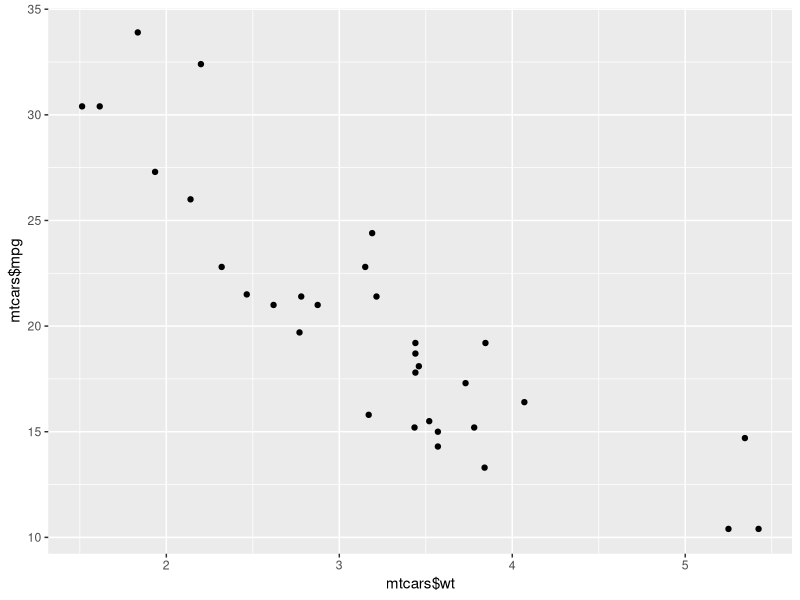
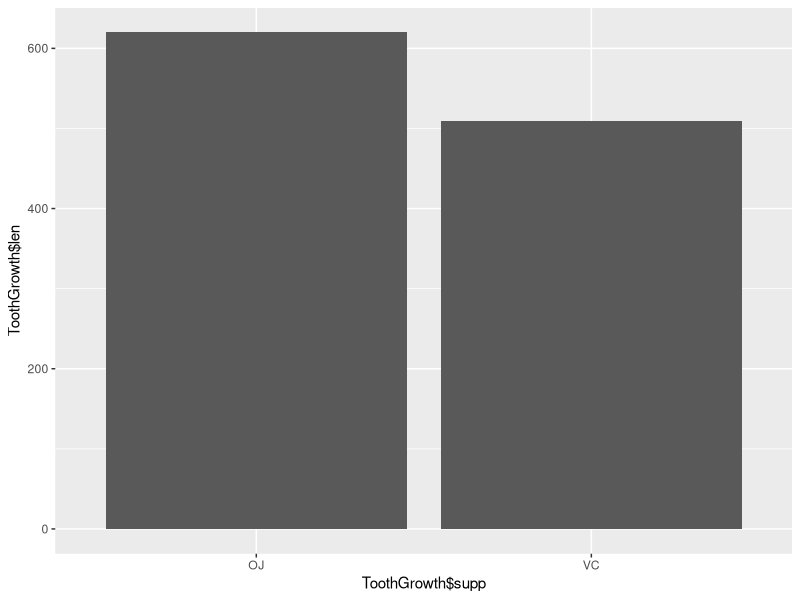
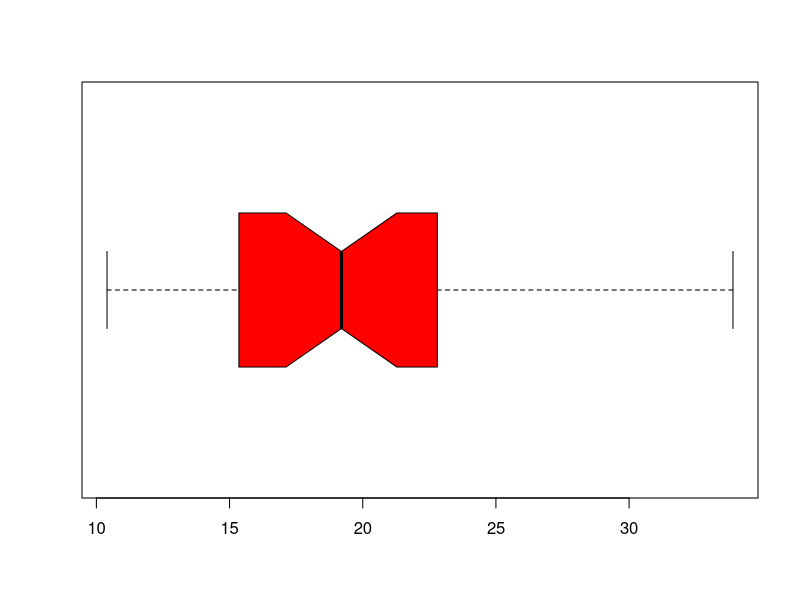
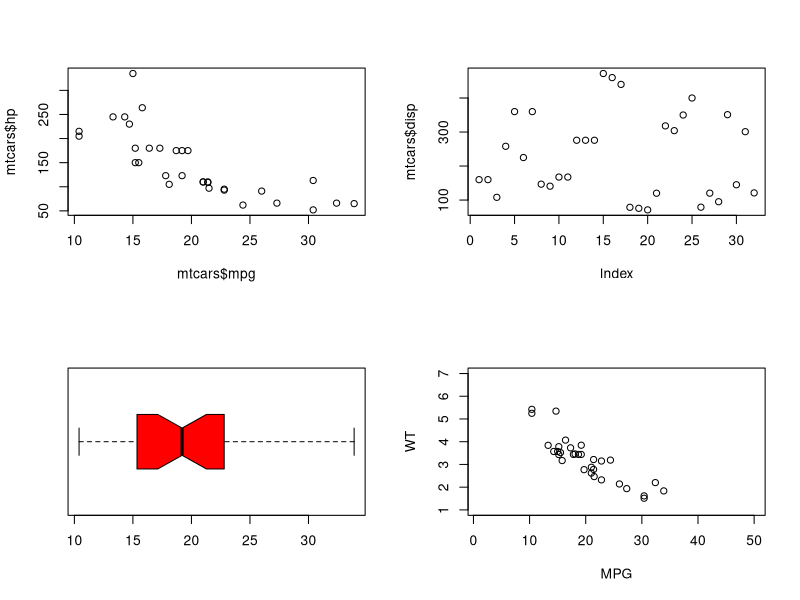
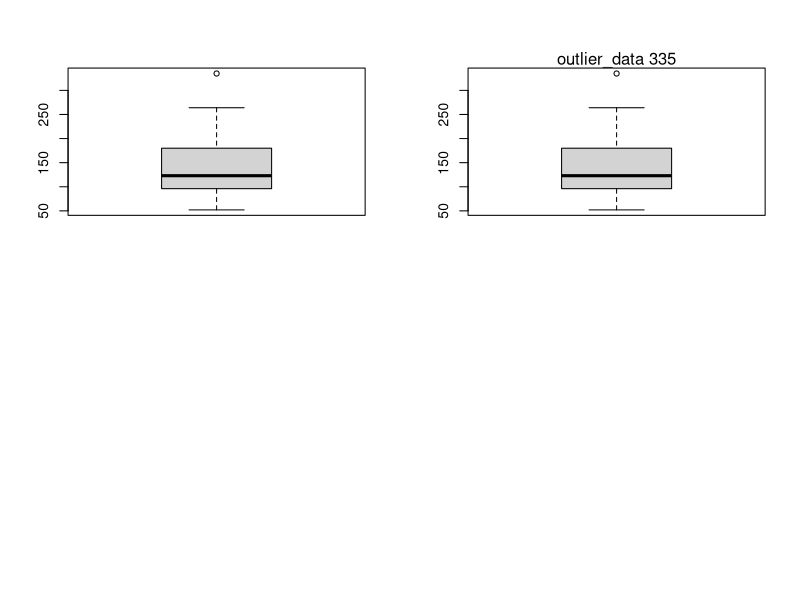

Recreate these plots in R, in order.
#GGPLOT
library(ggplot2)
ggplot(mtcars,aes(x = mtcars$wt,y=mtcars$mpg))+geom_point()
ggplot(ToothGrowth, aes(x=ToothGrowth$supp, y=ToothGrowth$len))+geom_bar(stat="identity")
ToothGrowth$len




#basic graphs
boxplot(mtcars$mpg,col = "red",horizontal = TRUE,notch = TRUE)
par(mfrow=c(2,2))
plot(mtcars$mpg,mtcars$hp)
plot(mtcars$disp)
boxplot(mtcars$mpg,col = "red",horizontal = TRUE,notch = TRUE)
plot(mtcars$mpg,mtcars$wt,xlim = c(1,50),ylim = c(1,7),ylab = "WT",xlab = "MPG")


#split
#sample method
split=sample(2,nrow(iris),replace = TRUE,prob=c(0.7,0.3))
split
train=iris[split==1,]
test=iris[split==2,]
dim(iris)
dim(train)
dim(test)

#outlier
boxplot(mtcars$hp)
out=boxplot.stats(mtcars$hp)$out
outlier=which(mtcars$hp%in%c(out))
mtcars[outlier,]


boxplot(mtcars$hp)
out=boxplot.stats(mtcars$hp)$out
outlier=which(mtcars$hp %in% c(out))
mtext(paste("outlier_data", paste(out,collapse = ",")))

#quantile
lower_bound <- quantile(mtcars$hp, 0.025)
